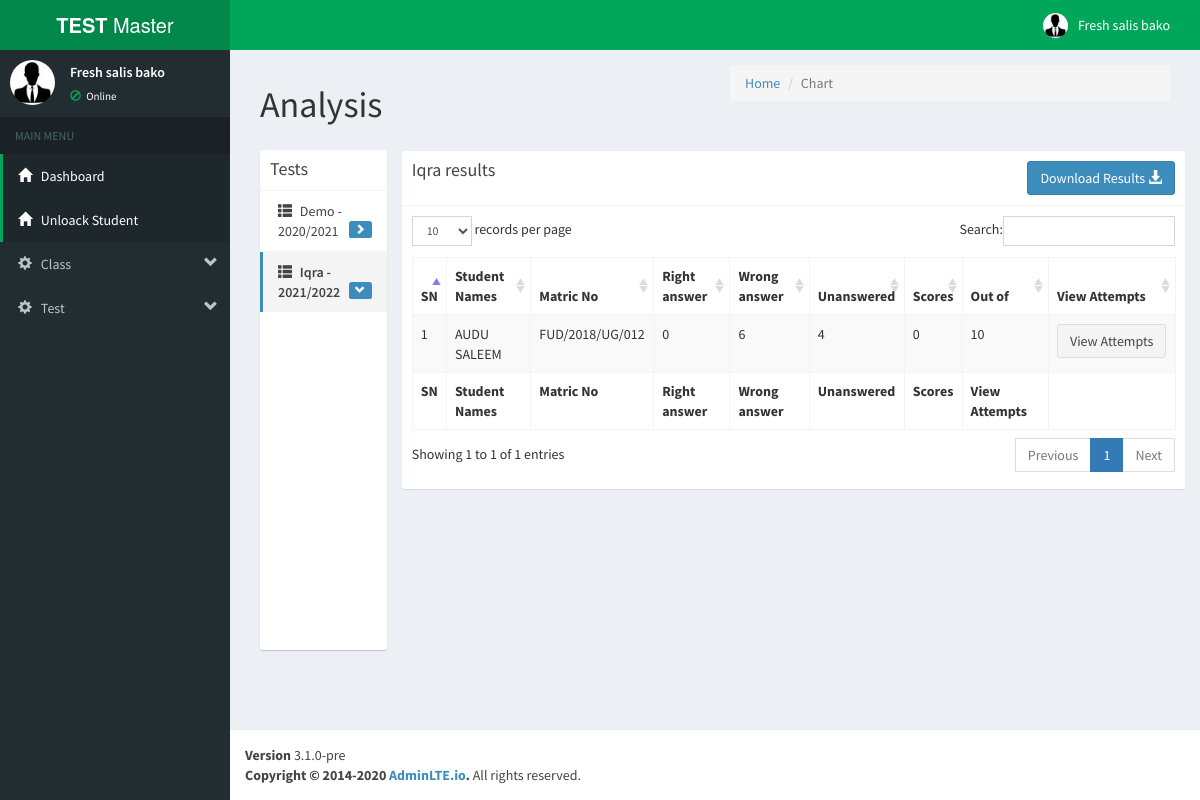
Page /Admin/analysis.php?id=1 (signed in) on the committed database.
### tables this page shows
CREATE TABLE `test` (
  `test_id` int(11) NOT NULL AUTO_INCREMENT,
  `name` varchar(225) NOT NULL,
  `class_id` int(11) NOT NULL,
  `time` int(11) NOT NULL,
  `question_per_stud` int(11) NOT NULL DEFAULT 30,
  `start_time` varchar(75) NOT NULL,
  `stop_time` varchar(75) NOT NULL,
  `status` varchar(15) NOT NULL DEFAULT 'Disabled',
  `instant_result` int(11) NOT NULL DEFAULT 0,
  `earnable_score` int(11) NOT NULL,
  `weight` int(11) NOT NULL DEFAULT 1,
  `components` int(11) NOT NULL,
  `question_per_component` varchar(15) NOT NULL,
  `session` varchar(15) NOT NULL,
  `batches` int(11) NOT NULL DEFAULT 1,
  `instruction` text NOT NULL,
  PRIMARY KEY (`test_id`)
);

CREATE TABLE `testscore` (
  `ID` int(11) NOT NULL AUTO_INCREMENT,
  `stdid` int(11) NOT NULL,
  `testid` int(11) NOT NULL,
  `right_answered` int(11) NOT NULL,
  `wrong_answer` int(11) NOT NULL,
  `unanswered` int(11) NOT NULL,
  `date_time` datetime NOT NULL DEFAULT current_timestamp(),
  PRIMARY KEY (`ID`),
  KEY `stdid` (`stdid`,`testid`)
);

CREATE TABLE `schedule_student` (
  `stdid` int(11) NOT NULL AUTO_INCREMENT,
  `reg_no` varchar(25) NOT NULL,
  `surname` varchar(45) NOT NULL,
  `othername` varchar(75) NOT NULL,
  `test_id` int(11) NOT NULL,
  `dept` varchar(75) NOT NULL,
  `batch` int(11) NOT NULL DEFAULT 1,
  PRIMARY KEY (`stdid`),
  KEY `reg_no` (`reg_no`,`test_id`)
);

### Admin/asset/classes/db.php (called while the page is built, shortened)
<?php
$con = mysqli_connect(HOSTNAME, DB_USERNAME, DB_PASSWORD, DB_NAME) or die ("error");
function conn(){
    global $con;
    $v = $con;
    return $v;
}

### Admin/asset/classes/Question.php (the view, shortened to what this page needs)
<?php
require_once 'db.php';
class Question {
    public function getAnalysisTable($class_id){
        $class_name ='';
        $r = '';
        $r .= '
            <div class="box-body">
            <table id="example1" class="table table-bordered table-responsive table-striped">
                <thead>
                <tr>
                    <th>SN</th>
                    <th>Student Names</th>
                    <th>Matric No</th>
                    <th>Right answer</th>
                    <th>Wrong answer</th>
                    <th>Unanswered</th>
                    <th>Scores</th>
                    <th>Out of</th>
                    <th>View Attempts</th>
                </tr>
                </thead>
                <tbody>';
        $Q = 'SELECT * FROM testscore
                INNER JOIN schedule_student
                INNER JOIN test
                ON testscore.stdid = schedule_student.stdid
                AND testscore.testid = test.test_id
                WHERE testscore.testid = '.$class_id.'';
        $q1 = mysqli_query(conn(), $Q) or die(mysqli_error(conn()));
        $sn = 0;
        if (mysqli_num_rows($q1) >0) {
            while ($row = mysqli_fetch_assoc($q1)) {
                $sn++;
                $stdname = $row['surname']." ".$row['othername'];
                $answer = $row['right_answered'];
                $wrong_answer = $row['wrong_answer'];
                $unanswerered = $row['unanswered'];
                $test_title = $row['name'];
                $user = $row['reg_no'];
                $user_id = $row['stdid'];
                $test_id = $row['test_id'];
                $num_quest = $row['question_per_stud'];
                $r .= "<tr>
						<td>".$sn."</td>
						<td>".$stdname."</td>
						<td>".$user."</td>
						<td>".$answer."</td>
						<td>".$wrong_answer."</td>
                        <td>".$unanswerered."</td>
						<td>".round($answer,2)."</td>
						<td>".$num_quest."</td>
						<td><a href='./view_attempts.php?user=".$user_id."&test=".$test_id."' target='_blank' class='btn btn-default'>View Attempts</a></td>
				</tr>";
            }
            echo '
                      <div class="box-header with-border">
                        <h3 class="box-title">'.$test_title.' results</h3>
                            <a href="../analysisExcel.php?tid='.$test_id.'"class="btn btn-md btn-primary pull-right" id="download" rel="'.$class_name.'">Download Results <span class="glyphicon glyphicon-download-alt"></span></a>
                      </div>
                      ';
        }
        $r .= '
                </tbody>
                <tfoot>
                <tr>
                    <th>SN</th>
                    <th>Student Names</th>
                    <th>Matric No</th>
                    <th>Right answer</th>
                    <th>Wrong answer</th>
                    <th>Unanswered</th>
                    <th>Scores</th>
                    <th>View Attempts</th>
                </tr>
                </tfoot>
            </table>
            </div>
        ';
        return $r;
    }
}

### Admin/asset/classes/User.php (shortened to what this page needs)
<?php
require_once 'db.php';
class User
{
    public function getHeader()
    {
        return '
        <!DOCTYPE html>
        <html>
        <head>
            <link href="bootstrap/css/bootstrap.min.css" rel="stylesheet" type="text/css" />
            <link href="plugins2/datatables/dataTables.bootstrap.css" rel="stylesheet" type="text/css" />
            <link href="dist/css/AdminLTE.min.css" rel="stylesheet" type="text/css" />
            <link href="dist/css/skins/_all-skins.min.css" rel="stylesheet" type="text/css" />
            <link rel="stylesheet" href="../ckeditor/samples/toolbarconfigurator/lib/codemirror/neo.css">
        </head>
        <body class="skin-green">
        <div class="wrapper">
            <header class="main-header">
                <a href="index.php" class="logo"><b>TEST</b> Master</a>
                <nav class="navbar navbar-static-top" role="navigation">
                    <a href="#" class="sidebar-toggle" data-toggle="offcanvas" role="button">
                    </a>
                    <div class="navbar-custom-menu">
                        <ul class="nav navbar-nav">
                            <li class="dropdown user user-menu">
                                <a href="#" class="dropdown-toggle" data-toggle="dropdown">
                                    <img src="dist/img/staffb.jpg" class="user-image" alt="User Image"/>
                                    <span class="hidden-xs"> '.$this->getAdmin($_SESSION['adminId']).'</span>
                                </a>
                                            '.$this->getAdmin($_SESSION['adminId']).' - Exams Officer
                            </li>
                        </ul>
                    </div>
                </nav>
            </header>
        ';
    }
    public function getAdmin($user)
    {
            $sql = 'SELECT staff_name FROM admin WHERE adid="' . $user . '"';
            $result = mysqli_query(conn(), $sql) or die(mysqli_error(conn()));
            $row = mysqli_fetch_assoc($result);
            $name = $row['staff_name'];
            return $name;
    }
    public function getUserMenu($pre){
        $r ='';
        if($pre == 1){
            $r ='    <section class="sidebar">
        <div class="user-panel">
            <div class="pull-left image">
                <img src="dist/img/staffb.jpg" class="img-circle" alt="User Image" />
            </div>
            <div class="pull-left info">
                <p>'.$this->getAdmin($_SESSION["adminId"]).'</p>
                <a href="#"><i class="glyphicon glyphicon-ban-circle text-green"></i> Online</a>
            </div>
        </div>
        <ul class="sidebar-menu">
            <li class="header">MAIN MENU</li>
            <li class="active treeview">
                <a href="index.php">
                    <i class="glyphicon glyphicon-home"></i> <span>Dashboard</span> <i class="fa fa-angle-left pull-right"></i>
                </a>
            </li>
            <li class="active treeview">
                <a href="index.php">
                    <i class="glyphicon glyphicon-home"></i> <span>Unloack Student</span> <i class="fa fa-edit pull-right"></i>
                </a>
            </li>
            <li class="treeview">
                <a href="#">
                    <i class="glyphicon glyphicon-cog"></i>
                    <span>Class</span>
                    <span class=" glyphicon glyphicon-chevron-down pull-right"></span>
                </a>
            </li>
            <li class="treeview">
                <a href="#">
                    <i class="glyphicon glyphicon-cog"></i>
                    <span>Test</span>
                    <span class=" glyphicon glyphicon-chevron-down pull-right"></span>
                </a>
    </section>';
        }
        else{
            header('Location:adminLogin.php');
        }
        return $r;
    }
}

### Admin/asset/classes/Test.php (shortened to what this page needs)
<?php
require_once 'db.php';
class Test{
    public function getTestMenu($idm = '', $url)
    {
        $r = '
            <div class="box box-solid" style="height: 500px;;overflow:scroll;">
                <div class="box-header with-border">
                    <h3 class="box-title">Tests</h3>
                </div>
                <div class="box-body no-padding">
                    <ul class="nav nav-pills nav-stacked">
                    ';
        $sql = "SELECT * FROM test INNER JOIN class ON class.class_id=test.class_id ORDER BY test_id DESC limit 50";
        $q1 = mysqli_query(conn(), $sql) or die(mysqli_error(conn()));
        if (mysqli_num_rows($q1) > 0) {
            while ($row = mysqli_fetch_assoc($q1)) {
                $id = $row['test_id'];
                $class = $row['name'];
                $session = $row['session'];
                if ($idm == $id) {
                    $r .= '
                        <li class="active"><a href="' . $url . $id . '" id="' . $id . '"><i class="glyphicon glyphicon-th-list"></i> ' . $class . ' - '.$session.'<span class="label label-primary pull-right"><span class="glyphicon glyphicon-chevron-down"></span></span></a></li>
                       ';
                } else {
                    $r .= '
                        <li class=""><a href="' . $url . $id . '" id="' . $id . '"><i class="glyphicon glyphicon-th-list"></i> ' . $class . ' - '.$session.' <span class="label label-primary pull-right"><span class="glyphicon glyphicon-chevron-right"></span></span></a></li>
                       ';
                }
            }
        } else
            $r .= ' No tests found';
        $r .= '
                    </ul>
                </div>
        </div>
        ';
        return $r;
    }
}

### rows in the picture
test: name "Demo", session "2020/2021"
test: name "Iqra", session "2021/2022"
testscore: testid.name "Iqra", stdid.othername "AUDU SALEEM", stdid.reg_no "FUD/2018/UG/012", right_answered "0", wrong_answer "6", unanswered "4", testid.question_per_stud "10"

### other values in the picture
$this->getAdmin($_SESSION['adminId']) "Fresh salis bako"
$this->getAdmin($_SESSION["adminId"]) "Fresh salis bako"
